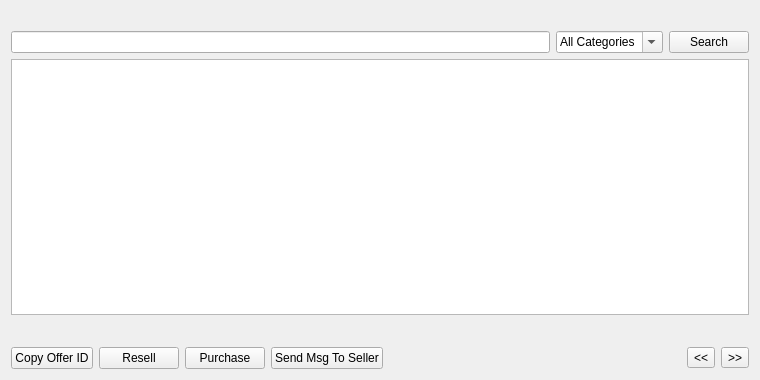
<?xml version="1.0" encoding="UTF-8"?>
<ui version="4.0">
 <class>OfferListPage</class>
 <widget class="QWidget" name="OfferListPage">
  <property name="geometry">
   <rect>
    <x>0</x>
    <y>0</y>
    <width>760</width>
    <height>380</height>
   </rect>
  </property>
  <property name="windowTitle">
   <string>Search Offers</string>
  </property>
  <layout class="QVBoxLayout" name="verticalLayout">
   <item>
    <widget class="QLabel" name="labelExplanation">
     <property name="textFormat">
      <enum>Qt::PlainText</enum>
     </property>
     <property name="wordWrap">
      <bool>true</bool>
     </property>
    </widget>
   </item>
   <item>
    <layout class="QHBoxLayout" name="horizontalLayout_2">
     <item>
      <widget class="QLineEdit" name="lineEditOfferSearch"/>
     </item>
     <item>
      <widget class="QComboBox" name="categoryEdit">
       <property name="minimumSize">
        <size>
         <width>100</width>
         <height>0</height>
        </size>
       </property>
       <property name="editable">
        <bool>true</bool>
       </property>
       <item>
        <property name="text">
         <string>All Categories</string>
        </property>
       </item>
      </widget>
     </item>
     <item>
      <widget class="QPushButton" name="searchOffer">
       <property name="maximumSize">
        <size>
         <width>16777215</width>
         <height>48</height>
        </size>
       </property>
       <property name="text">
        <string>Search</string>
       </property>
      </widget>
     </item>
    </layout>
   </item>
   <item>
    <widget class="QTableView" name="tableView">
     <property name="contextMenuPolicy">
      <enum>Qt::CustomContextMenu</enum>
     </property>
     <property name="toolTip">
      <string/>
     </property>
     <property name="tabKeyNavigation">
      <bool>false</bool>
     </property>
     <property name="alternatingRowColors">
      <bool>true</bool>
     </property>
     <property name="selectionMode">
      <enum>QAbstractItemView::SingleSelection</enum>
     </property>
     <property name="selectionBehavior">
      <enum>QAbstractItemView::SelectRows</enum>
     </property>
     <property name="sortingEnabled">
      <bool>true</bool>
     </property>
     <attribute name="verticalHeaderVisible">
      <bool>false</bool>
     </attribute>
    </widget>
   </item>
   <item>
    <layout class="QHBoxLayout" name="horizontalLayout_3">
     <item>
      <spacer name="horizontalSpacer_2">
       <property name="orientation">
        <enum>Qt::Horizontal</enum>
       </property>
       <property name="sizeHint" stdset="0">
        <size>
         <width>40</width>
         <height>20</height>
        </size>
       </property>
      </spacer>
     </item>
     <item>
      <widget class="QLabel" name="labelPage">
       <property name="text">
        <string/>
       </property>
      </widget>
     </item>
    </layout>
   </item>
   <item>
    <layout class="QHBoxLayout" name="horizontalLayout">
     <item>
      <widget class="QPushButton" name="copyOffer">
       <property name="toolTip">
        <string>Copy the currently selected offer to the system clipboard</string>
       </property>
       <property name="text">
        <string>Copy Offer ID</string>
       </property>
      </widget>
     </item>
     <item>
      <widget class="QPushButton" name="resellButton">
       <property name="toolTip">
        <string>Resell this offer for a commission</string>
       </property>
       <property name="text">
        <string>Resell</string>
       </property>
      </widget>
     </item>
     <item>
      <widget class="QPushButton" name="purchaseButton">
       <property name="toolTip">
        <string>Purchase this offer</string>
       </property>
       <property name="text">
        <string>Purchase</string>
       </property>
      </widget>
     </item>
     <item>
      <widget class="QPushButton" name="messageButton">
       <property name="toolTip">
        <string>Send message to seller</string>
       </property>
       <property name="text">
        <string>Send Msg To Seller</string>
       </property>
      </widget>
     </item>
     <item>
      <spacer name="horizontalSpacer">
       <property name="orientation">
        <enum>Qt::Horizontal</enum>
       </property>
       <property name="sizeHint" stdset="0">
        <size>
         <width>40</width>
         <height>20</height>
        </size>
       </property>
      </spacer>
     </item>
     <item>
      <widget class="QToolButton" name="prevButton">
       <property name="text">
        <string>&lt;&lt;</string>
       </property>
      </widget>
     </item>
     <item>
      <widget class="QToolButton" name="nextButton">
       <property name="text">
        <string>&gt;&gt;</string>
       </property>
      </widget>
     </item>
    </layout>
   </item>
  </layout>
 </widget>
 <resources>
  <include location="../gtacoin.qrc"/>
 </resources>
 <connections/>
</ui>
